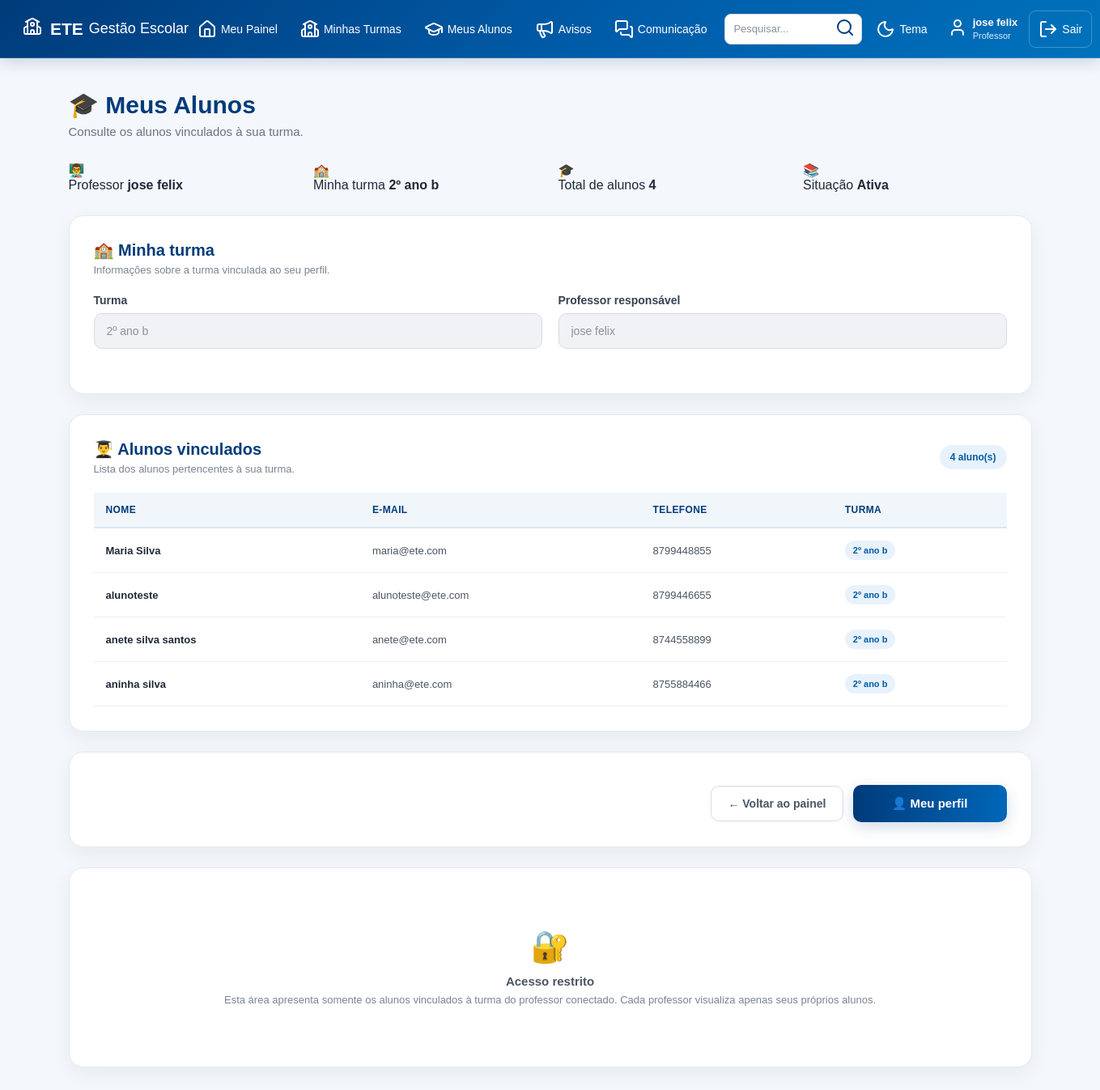
/professor/alunos (signed in), run on the app's committed database.
### tables this page shows
CREATE TABLE usuarios (

            id INTEGER PRIMARY KEY AUTOINCREMENT,

            nome TEXT NOT NULL,

            email TEXT NOT NULL,

            tipo TEXT NOT NULL,

            telefone TEXT,

            turma TEXT

        , senha TEXT, primeiro_acesso INTEGER DEFAULT 0);

### app.py (the view, shortened to what this page needs)
@app.route("/professor/alunos")
def meus_alunos():
    acesso = exigir_tipo("professor")
    if acesso:
        return acesso
    conexao = conectar()
    try:
        usuario_id = session["usuario_id"]
        professor = conexao.execute(
            """
            SELECT *
            FROM usuarios
            WHERE id = ?
            AND tipo = 'professor'
            """,
            (usuario_id,)
        ).fetchone()
        turma_nome = professor["turma"]
        alunos = []
        if turma_nome:
            alunos = conexao.execute(
                """
                SELECT
                    id,
                    nome,
                    email,
                    telefone,
                    turma
                FROM usuarios
                WHERE tipo = 'aluno'
                AND turma = ?
                ORDER BY nome
                """,
                (turma_nome,)
            ).fetchall()
    finally:
        conexao.close()
    return render_template(
        "meus_alunos.html",
        professor=professor,
        alunos=alunos,
        turma_nome=turma_nome,
        usuario_nome=session["usuario_nome"],
        usuario_tipo=session["usuario_tipo"]
    )

### app.py (called while the page is built, shortened)
def usuario_logado():
    return "usuario_id" in session

def exigir_tipo(tipo):
    if not usuario_logado():
        return redirect(
            url_for("inicio")
        )
    if session.get("usuario_tipo") != tipo:
        flash(
            "Você não tem permissão para acessar esta área.",
            "error"
        )
        return redirecionar_usuario()
    return None

def buscar_usuario_atual():
    if not usuario_logado():
        return None
    conexao = conectar()
    try:
        usuario = conexao.execute(
            """
            SELECT *
            FROM usuarios
            WHERE id = ?
            """,
            (session["usuario_id"],)
        ).fetchone()
        return usuario
    finally:
        conexao.close()

@app.before_request
def protecao_global():
    rotas_publicas = {
        "inicio",
        "static"
    }
    if request.endpoint in rotas_publicas:
        return None
    if not usuario_logado():
        return None
    usuario = buscar_usuario_atual()
    session["usuario_nome"] = usuario["nome"]
    session["usuario_email"] = usuario["email"]
    session["usuario_tipo"] = usuario["tipo"]
    if (
        usuario["primeiro_acesso"] == 1
        and request.endpoint not in {
            "trocar_senha",
            "logout",
            "static"
        }
    ):
        return redirect(
            url_for("trocar_senha")
        )
    return None

### banco.py (called while the page is built)
def conectar():
    conexao = sqlite3.connect("gestao_escolar.db")
    conexao.row_factory = sqlite3.Row
    return conexao

### templates/meus_alunos.html (shortened to what this page needs)
<!DOCTYPE html>
<html lang="pt-BR">
<head>
    <link
        rel="stylesheet"
        href="{{ url_for('static', filename='style.css') }}"
    >
</head>
<body>
{% include "menu.html" %}
<main class="dashboard">
    <div class="dashboard-title">
        <h2>
            🎓 Meus Alunos
        </h2>
        <p>
            Consulte os alunos vinculados
            à sua turma.
        </p>
    </div>
    <section class="dashboard-cards">
        <div class="dashboard-card">
            <div class="dashboard-card-icon">
                👨‍🏫
            </div>
            <div>
                <span>
                    Professor
                </span>
                <strong>
                    {{ professor['nome'] }}
                </strong>
            </div>
        </div>
        <div class="dashboard-card">
            <div class="dashboard-card-icon">
                🏫
            </div>
            <div>
                <span>
                    Minha turma
                </span>
                <strong>
                    {{ turma_nome or 'Não definida' }}
                </strong>
            </div>
        </div>
        <div class="dashboard-card">
            <div class="dashboard-card-icon">
                🎓
            </div>
            <div>
                <span>
                    Total de alunos
                </span>
                <strong>
                    {{ alunos|length }}
                </strong>
            </div>
        </div>
        <div class="dashboard-card">
            <div class="dashboard-card-icon">
                📚
            </div>
            <div>
                <span>
                    Situação
                </span>
                <strong>
                    {% if alunos %}
                        Ativa
                    {% else %}
                        Sem alunos
                    {% endif %}
                </strong>
            </div>
        </div>
    </section>
    <section class="content-card">
        <div class="section-header">
            <div>
                <h3>
                    🏫 Minha turma
                </h3>
                <p>
                    Informações sobre a turma
                    vinculada ao seu perfil.
                </p>
            </div>
        </div>
        {% if turma_nome %}
            <div class="form-row">
                <div class="form-group">
                    <label>
                        Turma
                    </label>
                    <input
                        type="text"
                        value="{{ turma_nome }}"
                        disabled
                    >
                </div>
                <div class="form-group">
                    <label>
                        Professor responsável
                    </label>
                    <input
                        type="text"
                        value="{{ professor['nome'] }}"
                        disabled
                    >
                </div>
            </div>
        {% endif %}
    </section>
    <section class="content-card users-list">
        <div class="section-header">
            <div>
                <h3>
                    👨‍🎓 Alunos vinculados
                </h3>
                <p>
                    Lista dos alunos pertencentes
                    à sua turma.
                </p>
            </div>
            <span class="total-badge">
                {{ alunos|length }} aluno(s)
            </span>
        </div>
        {% if alunos %}
            <div class="table-container">
                <table>
                    <thead>
                        <tr>
                            <th>
                                Nome
                            </th>
                            <th>
                                E-mail
                            </th>
                            <th>
                                Telefone
                            </th>
                            <th>
                                Turma
                            </th>
                        </tr>
                    </thead>
                    <tbody>
                        {% for aluno in alunos %}
                            <tr>
                                <td>
                                    <strong>
                                        {{ aluno['nome'] }}
                                    </strong>
                                </td>
                                <td>
                                    {{ aluno['email'] }}
                                </td>
                                <td>
                                    {{ aluno['telefone'] or '-' }}
                                </td>
                                <td>
                                    <span class="badge">
                                        {{ aluno['turma'] or '-' }}
                                    </span>
                                </td>
                            </tr>
                        {% endfor %}
                    </tbody>
                </table>
            </div>
        {% endif %}
    </section>
    <section class="content-card">
        <div class="form-buttons">
            <a
                href="{{ url_for('professor') }}"
                class="btn-secondary"
            >
                ← Voltar ao painel
            </a>
            <a
                href="{{ url_for('perfil') }}"
                class="btn-login"
            >
                👤 Meu perfil
            </a>
        </div>
    </section>
    <section class="content-card">
        <div class="empty-message">
            <div class="empty-icon">
                🔐
            </div>
            <strong>
                Acesso restrito
            </strong>
            <span>
                Esta área apresenta somente os alunos
                vinculados à turma do professor conectado.
                Cada professor visualiza apenas seus
                próprios alunos.
            </span>
        </div>
    </section>
</main>
</body>
</html>

### templates/menu.html (shortened to what this page needs)
<!DOCTYPE html>
<html lang="pt-BR">
<head>
<link
    rel="stylesheet"
    href="{{ url_for('static', filename='style.css') }}"
>
</head>
<body>
<header class="topo">
    <div class="topo-logo">
        <span class="logo-icone">
            <i data-lucide="school"></i>
        </span>
        <div class="logo-texto">
            <strong>ETE</strong>
            <span>Gestão Escolar</span>
        </div>
    </div>
    <nav class="menu-principal">
        {% if usuario_tipo == "professor" %}
            <a
                href="{{ url_for('professor') }}"
                class="menu-item"
            >
                <i data-lucide="house"></i>
                <span>Meu Painel</span>
            </a>
            <a
                href="{{ url_for('professor_turmas') }}"
                class="menu-item"
            >
                <i data-lucide="school"></i>
                <span>Minhas Turmas</span>
            </a>
            <a
                href="{{ url_for('meus_alunos') }}"
                class="menu-item"
            >
                <i data-lucide="graduation-cap"></i>
                <span>Meus Alunos</span>
            </a>
            <a
                href="{{ url_for('professor_avisos') }}"
                class="menu-item"
            >
                <i data-lucide="megaphone"></i>
                <span>Avisos</span>
            </a>
            <a
                href="{{ url_for('comunicacao') }}"
                class="menu-item"
            >
                <i data-lucide="messages-square"></i>
                <span>Comunicação</span>
            </a>
        {% endif %}
        <div class="menu-pesquisa">
            <input
                type="text"
                name="pesquisa"
                placeholder="Pesquisar..."
                aria-label="Pesquisar no sistema"
            >
            <button
                type="button"
                title="Pesquisa"
            >
                <i data-lucide="search"></i>
            </button>
        </div>
        <button
            type="button"
            class="menu-botao"
            title="Alterar tema"
        >
            <i data-lucide="moon"></i>
            <span>Tema</span>
        </button>
        <a
            href="{{ url_for('perfil') }}"
            class="menu-usuario"
        >
            <span class="usuario-icone">
                <i data-lucide="user"></i>
            </span>
            <span class="usuario-info">
                <strong>
                    {{ usuario_nome }}
                </strong>
                <small>
                    {{ usuario_tipo|capitalize }}
                </small>
            </span>
        </a>
        <a
            href="{{ url_for('logout') }}"
            class="menu-sair"
        >
            <i data-lucide="log-out"></i>
            <span>Sair</span>
        </a>
    </nav>
</header>
</body>
</html>

### data on the page
usuarios: nome "jose felix", tipo "Professor", turma "2º ano b"
usuarios: nome "Maria Silva", email "maria@ete.com", telefone "8799448855", turma "2º ano b"
usuarios: nome "alunoteste", email "alunoteste@ete.com", telefone "8799446655", turma "2º ano b"
usuarios: nome "anete silva santos", email "anete@ete.com", telefone "8744558899", turma "2º ano b"
usuarios: nome "aninha silva", email "aninha@ete.com", telefone "8755884466", turma "2º ano b"

### other printed values
{{ alunos|length }} "4"
